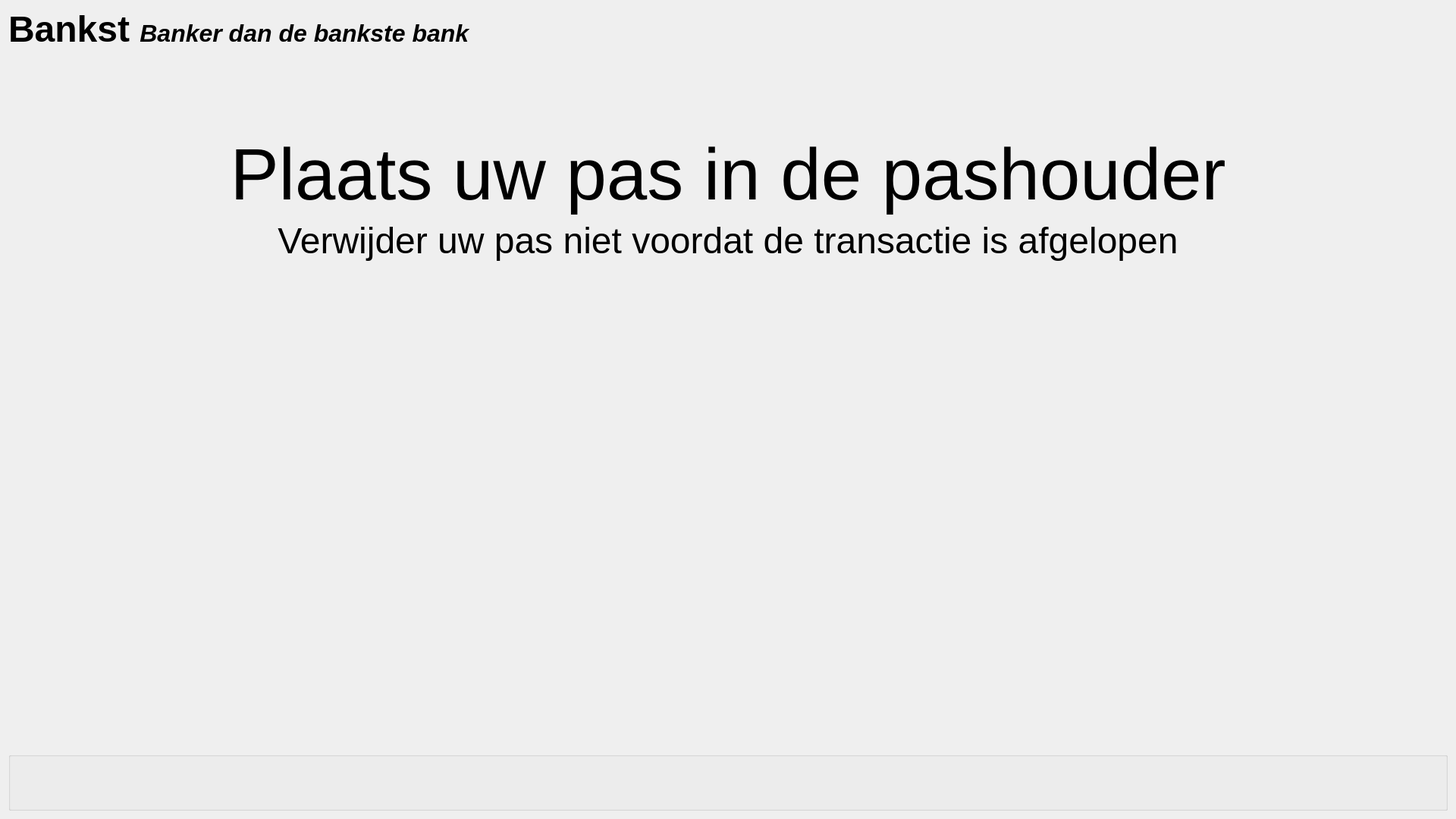
<?xml version="1.0" encoding="UTF-8"?>
<ui version="4.0">
 <class>ScreenMain</class>
 <widget class="QWidget" name="ScreenMain">
  <property name="geometry">
   <rect>
    <x>0</x>
    <y>0</y>
    <width>1920</width>
    <height>1080</height>
   </rect>
  </property>
  <property name="minimumSize">
   <size>
    <width>1920</width>
    <height>1080</height>
   </size>
  </property>
  <property name="maximumSize">
   <size>
    <width>1920</width>
    <height>1080</height>
   </size>
  </property>
  <property name="contextMenuPolicy">
   <enum>Qt::NoContextMenu</enum>
  </property>
  <property name="windowTitle">
   <string>Form</string>
  </property>
  <layout class="QVBoxLayout" name="verticalLayout">
   <item>
    <widget class="QLabel" name="name">
     <property name="sizePolicy">
      <sizepolicy hsizetype="Minimum" vsizetype="Minimum">
       <horstretch>0</horstretch>
       <verstretch>0</verstretch>
      </sizepolicy>
     </property>
     <property name="maximumSize">
      <size>
       <width>16777215</width>
       <height>54</height>
      </size>
     </property>
     <property name="font">
      <font>
       <pointsize>36</pointsize>
       <weight>75</weight>
       <bold>true</bold>
      </font>
     </property>
     <property name="text">
      <string>&lt;html&gt;&lt;head/&gt;&lt;body&gt;&lt;p&gt;&lt;span style=&quot; font-size:36pt; font-weight:600;&quot;&gt;Bankst &lt;/span&gt;&lt;span style=&quot; font-size:24pt; font-weight:600; font-style:italic;&quot; align=&quot;right&quot;&gt;Banker dan de bankste bank&lt;/span&gt;&lt;/p&gt;&lt;/body&gt;&lt;/html&gt;</string>
     </property>
    </widget>
   </item>
   <item>
    <spacer name="verticalSpacer">
     <property name="orientation">
      <enum>Qt::Vertical</enum>
     </property>
     <property name="sizeType">
      <enum>QSizePolicy::Fixed</enum>
     </property>
     <property name="sizeHint" stdset="0">
      <size>
       <width>20</width>
       <height>96</height>
      </size>
     </property>
    </spacer>
   </item>
   <item>
    <widget class="QFrame" name="frame">
     <property name="sizePolicy">
      <sizepolicy hsizetype="Preferred" vsizetype="Maximum">
       <horstretch>0</horstretch>
       <verstretch>0</verstretch>
      </sizepolicy>
     </property>
     <property name="frameShape">
      <enum>QFrame::NoFrame</enum>
     </property>
     <property name="frameShadow">
      <enum>QFrame::Plain</enum>
     </property>
     <layout class="QVBoxLayout" name="verticalLayout_3">
      <item>
       <widget class="QLabel" name="title">
        <property name="font">
         <font>
          <pointsize>72</pointsize>
         </font>
        </property>
        <property name="text">
         <string>Plaats uw pas in de pashouder</string>
        </property>
        <property name="alignment">
         <set>Qt::AlignBottom|Qt::AlignHCenter</set>
        </property>
       </widget>
      </item>
      <item>
       <widget class="QLabel" name="subTitle">
        <property name="font">
         <font>
          <pointsize>36</pointsize>
         </font>
        </property>
        <property name="text">
         <string>Verwijder uw pas niet voordat de transactie is afgelopen</string>
        </property>
        <property name="alignment">
         <set>Qt::AlignHCenter|Qt::AlignTop</set>
        </property>
       </widget>
      </item>
      <item>
       <widget class="QLabel" name="error">
        <property name="font">
         <font>
          <pointsize>32</pointsize>
          <underline>true</underline>
         </font>
        </property>
        <property name="styleSheet">
         <string notr="true">QLabel {
	color: rgb(255, 0, 0);
}</string>
        </property>
        <property name="text">
         <string/>
        </property>
        <property name="alignment">
         <set>Qt::AlignCenter</set>
        </property>
       </widget>
      </item>
     </layout>
    </widget>
   </item>
   <item>
    <widget class="QFrame" name="frame_2">
     <property name="frameShape">
      <enum>QFrame::NoFrame</enum>
     </property>
     <property name="frameShadow">
      <enum>QFrame::Plain</enum>
     </property>
     <layout class="QHBoxLayout" name="horizontalLayout_2"/>
    </widget>
   </item>
   <item>
    <widget class="QGroupBox" name="groupBox">
     <property name="sizePolicy">
      <sizepolicy hsizetype="Preferred" vsizetype="Minimum">
       <horstretch>0</horstretch>
       <verstretch>0</verstretch>
      </sizepolicy>
     </property>
     <property name="maximumSize">
      <size>
       <width>16777215</width>
       <height>77</height>
      </size>
     </property>
     <property name="title">
      <string/>
     </property>
     <layout class="QHBoxLayout" name="horizontalLayout">
      <item>
       <spacer name="horizontalSpacer">
        <property name="orientation">
         <enum>Qt::Horizontal</enum>
        </property>
        <property name="sizeHint" stdset="0">
         <size>
          <width>40</width>
          <height>20</height>
         </size>
        </property>
       </spacer>
      </item>
     </layout>
    </widget>
   </item>
  </layout>
 </widget>
 <resources/>
 <connections/>
</ui>
